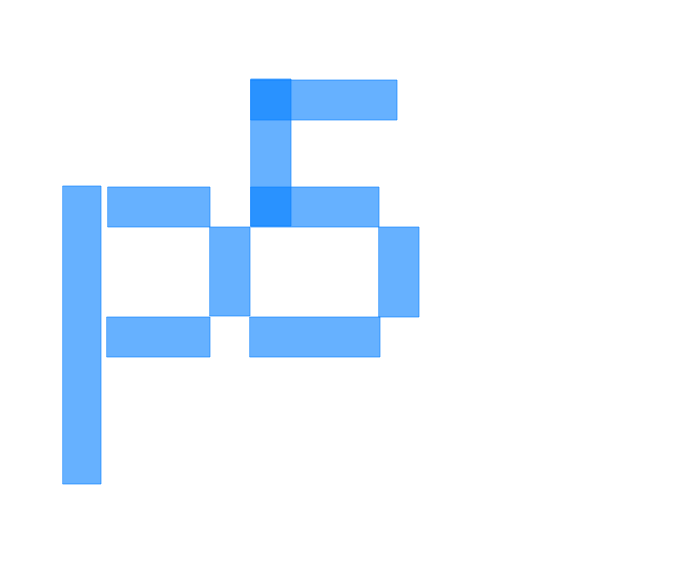
Frame 1 (no input)
Frame 60 (no input): identical to frame 1, image omitted
Frame 120 (the mouse pressed at the canvas centre since frame 60): identical to frame 1, image omitted

The p5.js sketch that drew this single still picture (run headless with seeded random() and noise() and a simulated clock; from frame 60 on, the mouse is pressed at the canvas centre):

// p5.js sketch
// ── sketch.js
// p5 rect
// Source: http://yining1023.github.io/p5PlayGround/


function setup() {
  createCanvas(680, 580);
  stroke('rgba(0,125,255,0.6)');
  fill('rgba(0,125,255,0.6)');
  rect(63,186,38,298);
  rect(108,187,102,40);
  rect(210,227,40,89);
  rect(107,317,103,40);
  rect(251,187,128,40);
  rect(379,227,40,90);
  rect(250,317,130,40);
  rect(251,79,40,147);
  rect(251,80,146,40);
}

function draw() {
}
